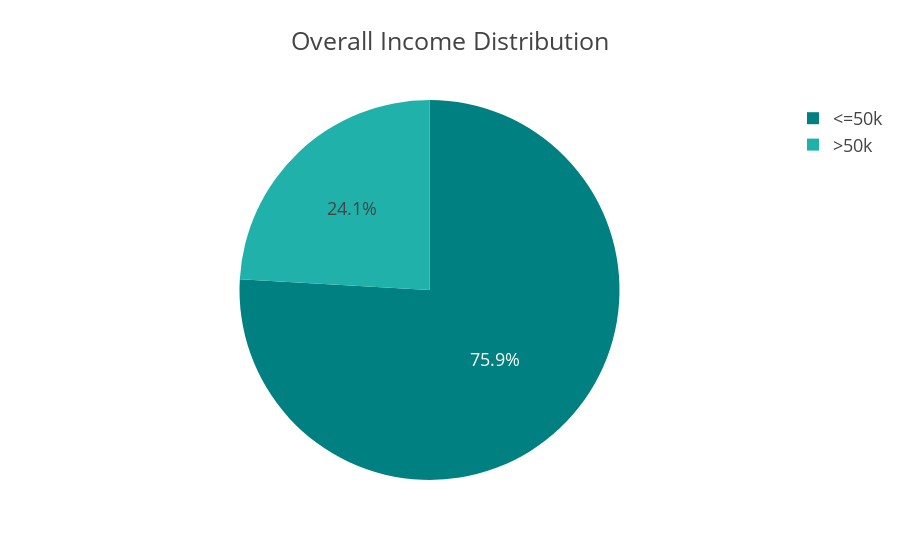

Here is the notebook cell this chart was saved with:
### Code cell
fig=px.pie(
    adult_df_income,names='income',values='total',
    title='Overall Income Distribution',
    color_discrete_sequence=["teal","LightSeaGreen"],
)
fig.update_layout(template="presentation", paper_bgcolor="rgba(0,0,0,0)",plot_bgcolor=("rgba(0,0,0,0)"))
fig.show()
fig.write_image(os.path.join(result_dir,'income_distribution_pie_chart.jpg'))
fig.write_image(os.path.join(result_dir,'income_distribution_pie_chart.png'))
fig.write_html(os.path.join(result_dir,'income_distribution_pie_chart.html'))

### Figure 1 — Plotly figure (JSON) as saved in the notebook; plotly's stock layout.template omitted (floating-point values rounded to 4 significant figures)
{"data": [{"domain": {"x": [0, 1], "y": [0, 1]}, "hovertemplate": "income=%{label}<br>total=%{value}<extra></extra>", "labels": ["<=50k", ">50k"], "legendgroup": "", "name": "", "showlegend": true, "type": "pie", "values": [24678, 7836]}], "layout": {"autosize": true, "legend": {"tracegroupgap": 0}, "paper_bgcolor": "rgba(0, 0, 0, 0)", "piecolorway": ["teal", "LightSeaGreen"], "plot_bgcolor": "rgba(0, 0, 0, 0)", "title": {"text": "Overall Income Distribution"}}}
